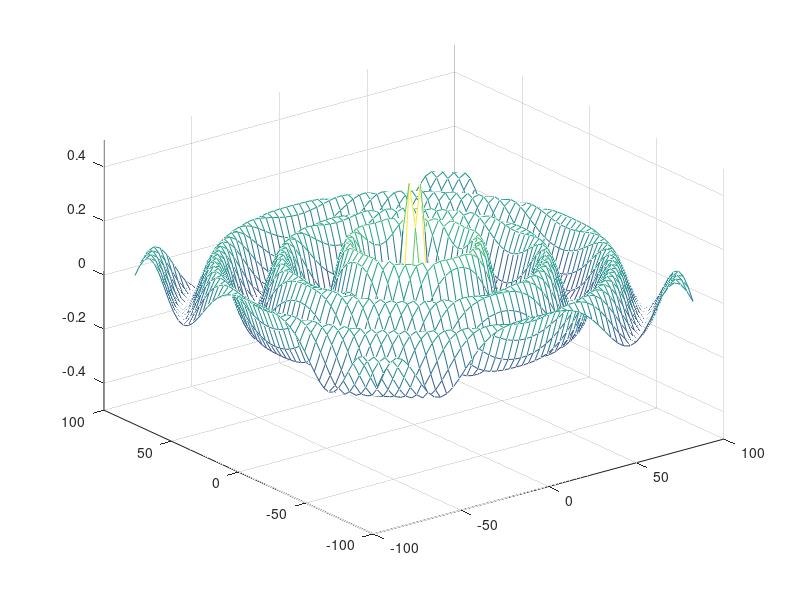

Reproduce this figure in MATLAB.
% Fundamentos de Acústica Submarina

clear all, close all 

quadros  =  36;
periodos =   6;
nx       =  51;

freq  =   50.0; T = 1.0/freq; w = 2.0*pi*freq;
c     = 1500.0;
k     = w/c;
% Comprimento de onda:
L     = 2.0*pi/k;
tmin  =  0;
tmax  =  T*periodos;
xmax  = 3.0*L;
x = linspace(-xmax,xmax,nx); y = x;

[X,Y] = meshgrid(x,y);
R = sqrt( X.*X + Y.*Y );
R(24:26,24:26) = NaN; % evitar R = 0...

t = linspace(tmin,tmax,quadros);

% Animação:
for i = 1:quadros
figure(1)
f = k*R - w*t(i);
p = real( exp( 1i*f )./sqrt(R) );
mesh(x,y,p)
zlim([-0.5,0.5])
pause(0.1)
endfor
